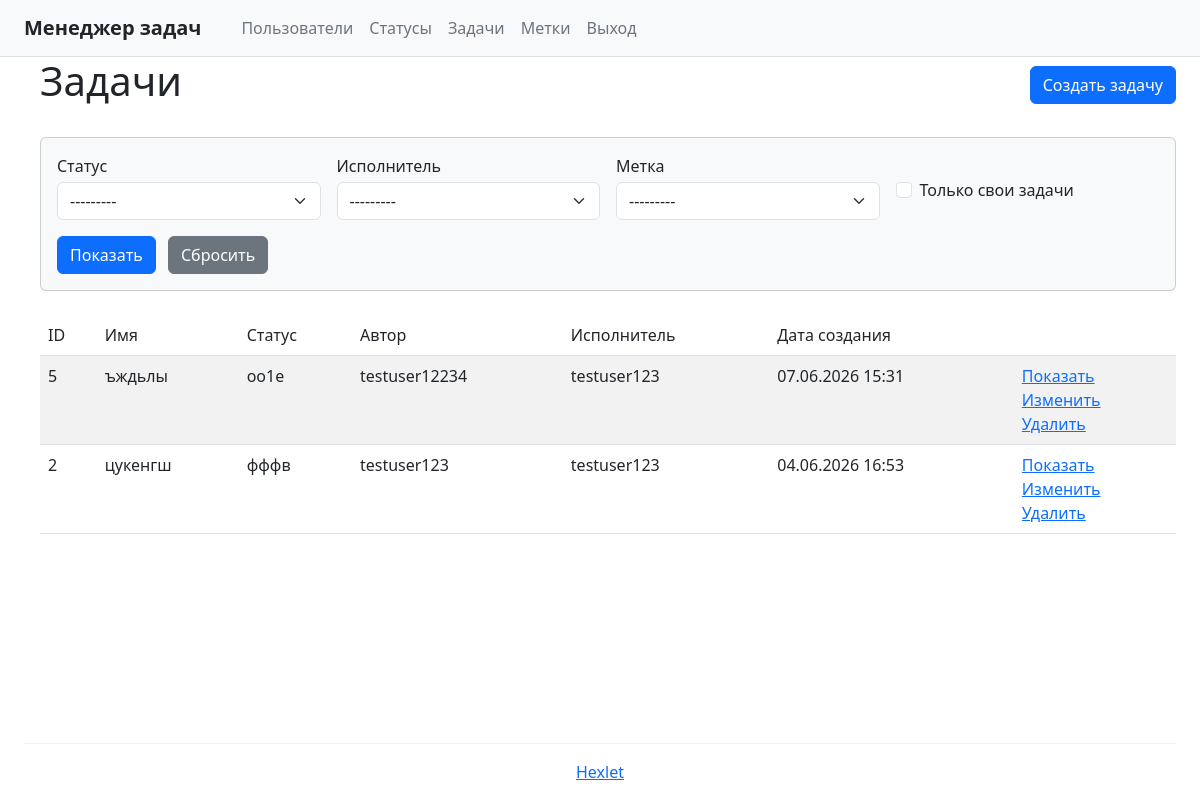
Page /tasks/ (signed in) on the committed database.
### task_manager/models.py (models this page shows, shortened)
class Task(models.Model):
    name = models.CharField(max_length=150, unique=True, verbose_name='Имя')
    description = models.TextField(blank=True, verbose_name='Описание')
    status = models.ForeignKey('Status', on_delete=models.PROTECT, verbose_name='Статус')
    author = models.ForeignKey(
        User, on_delete=models.PROTECT, related_name='author_tasks', verbose_name='Автор'
    )
    executor = models.ForeignKey(
        User, on_delete=models.PROTECT, related_name='executor_tasks',
        blank=True, null=True, verbose_name='Исполнитель'
    )
    labels = models.ManyToManyField('Label', blank=True, verbose_name='Метки')
    created_at = models.DateTimeField(auto_now_add=True, verbose_name='Дата создания')
    class Meta:
        verbose_name = 'Задача'
        verbose_name_plural = 'Задачи'
        ordering = ['-created_at']

class Status(models.Model):
    name = models.CharField(max_length=100, unique=True, verbose_name='Имя')
    created_at = models.DateTimeField(default=timezone.now, verbose_name='Дата создания')
    class Meta:
        verbose_name = 'Статус'
        verbose_name_plural = 'Статусы'
        ordering = ['id']
    def __str__(self):
        return self.name

### task_manager/views.py (the view)
# urls.py: path('tasks/', TaskListView.as_view(), name='tasks'),
class TaskListView(LoginRequiredMixin, FilterView):
    model = Task
    template_name = 'tasks.html'
    context_object_name = 'tasks'
    filterset_class = TaskFilter
    def get_queryset(self):
        queryset = Task.objects.all()
        only_self = self.request.GET.get('only_self')
        if only_self == 'on':
            queryset = queryset.filter(author=self.request.user)
        return queryset
    def get_context_data(self, **kwargs):
        context = super().get_context_data(**kwargs)
        context['show_only_self'] = self.request.GET.get('only_self') == 'on'
        return context

### task_manager/models.py (called while the page is built)
    def __str__(self):
        return self.name

### templates/tasks.html
{% extends 'base.html' %}
{% block content %}
<div class="ms-3">
    <div class="d-flex justify-content-between align-items-center mb-4">
        <h1 class="fw-normal">Задачи</h1>
        <a href="{% url 'task_create' %}" class="btn btn-primary">Создать задачу</a>
    </div>
    <div class="card mb-4 bg-light">
        <div class="card-body">
            <form method="get" class="row g-3">
                <div class="col-md-3">
                    <label class="form-label fw-normal text-dark mb-1">Статус</label>
                    {{ filter.form.status }}
                </div>
                <div class="col-md-3">
                    <label class="form-label fw-normal text-dark mb-1">Исполнитель</label>
                    {{ filter.form.executor }}
                </div>
                <div class="col-md-3">
                    <label class="form-label fw-normal text-dark mb-1">Метка</label>
                    {{ filter.form.labels }}
                </div>
                <div class="col-md-3">
                    <div class="form-check mt-4">
                        <input type="checkbox" name="only_self" id="id_only_self" class="form-check-input" {% if show_only_self %}checked{% endif %}>
                        <label class="form-check-label" for="id_only_self">Только свои задачи</label>
                    </div>
                </div>
                <div class="col-12">
                    <button type="submit" class="btn btn-primary">Показать</button>
                    <a href="{% url 'tasks' %}" class="btn btn-secondary ms-2">Сбросить</a>
                </div>
            </form>
        </div>
    </div>
    <table class="table table-striped">
        <thead>
            <tr>
                <th class="fw-normal">ID</th>
                <th class="fw-normal">Имя</th>
                <th class="fw-normal">Статус</th>
                <th class="fw-normal">Автор</th>
                <th class="fw-normal">Исполнитель</th>
                <th class="fw-normal">Дата создания</th>
                <th class="fw-normal"></th>
            </tr>
        </thead>
        <tbody>
            {% for task in tasks %}
            <tr>
                <td>{{ task.id }}</td>
                <td>{{ task.name }}</td>
                <td>{{ task.status.name }}</td>
                <td>{{ task.author.username }}</td>
                <td>{{ task.executor.username|default:"—" }}</td>
                <td>{{ task.created_at|date:"d.m.Y H:i" }}</td>
                <td>
                    <div class="d-flex flex-column">
                        <a href="{% url 'task_detail' task.pk %}" class="text-primary text-decoration-underline">Показать</a>
                        <a href="{% url 'task_update' task.pk %}" class="text-primary text-decoration-underline">Изменить</a>
                        <a href="{% url 'task_delete' task.pk %}" class="text-primary text-decoration-underline">Удалить</a>
                    </div>
                </td>
            </tr>
            {% empty %}
            <tr>
                <td colspan="7" class="text-center">Нет задач\n</td>
            </tr>
            {% endfor %}
        </tbody>
    </table>
</div>
{% endblock %}

### rows in the picture
Task: id "5", name "ъждьлы", status.name "оо1е", author.username "testuser12234", executor.username "testuser123", created_at "07.06.2026 15:31"
Task: id "2", name "цукенгш", status.name "фффв", author.username "testuser123", executor.username "testuser123", created_at "04.06.2026 16:53"
